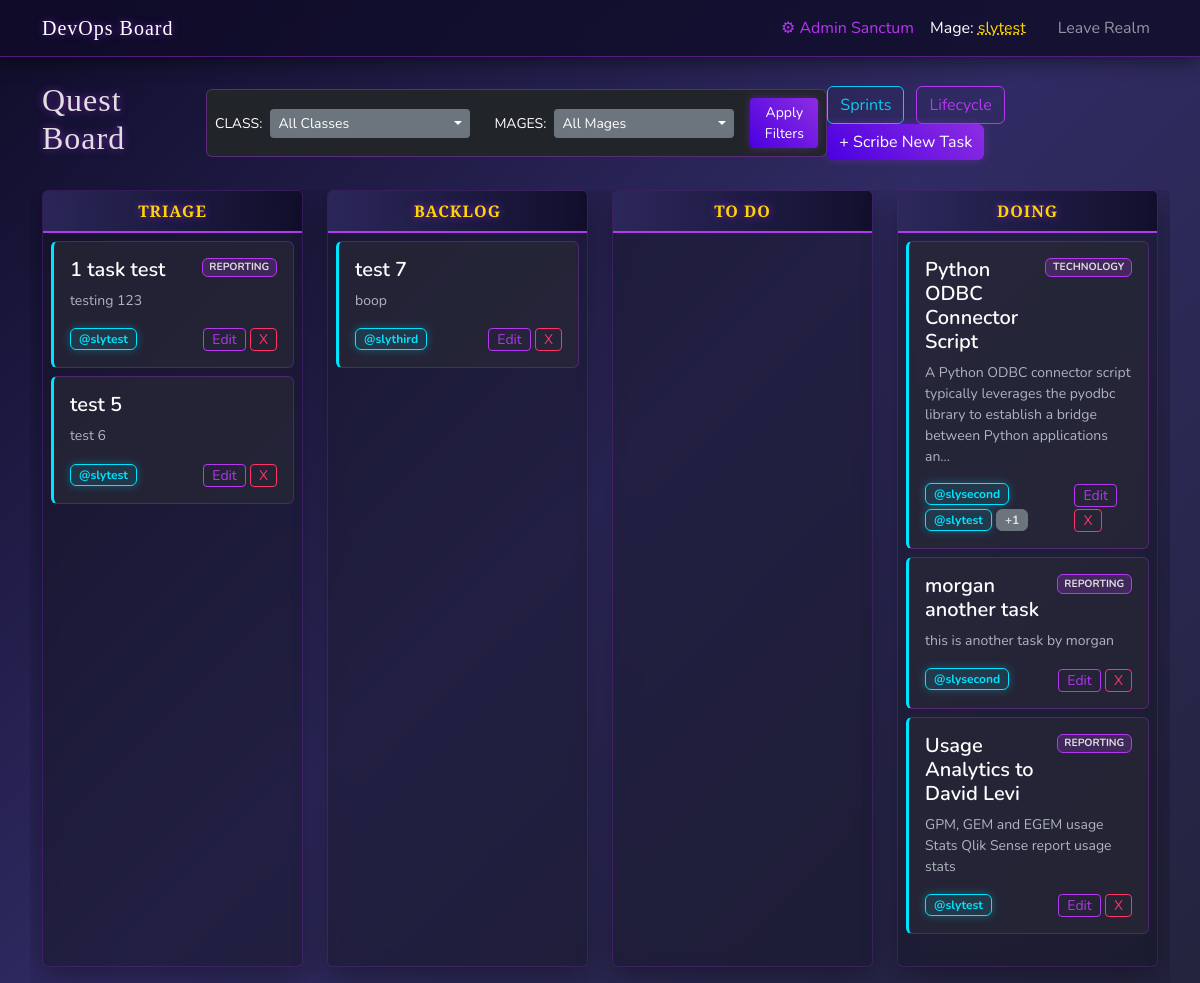
Screenshot of / (signed in) with the database file from the repository.
### app.py (models this page shows)
class User(UserMixin, db.Model):
    id = db.Column(db.Integer, primary_key=True)
    username = db.Column(db.String(150), unique=True, nullable=False)
    password_hash = db.Column(db.String(150), nullable=False)
    is_admin = db.Column(db.Boolean, default=False)
    tasks = db.relationship('Task', backref='author', lazy=True)

class Task(db.Model):
    id = db.Column(db.Integer, primary_key=True)
    title = db.Column(db.String(200), nullable=False)
    description = db.Column(db.Text, nullable=True)
    status = db.Column(db.String(50), nullable=False, default='TRIAGE')
    lifecycle_stage = db.Column(db.String(100), nullable=False, default='Discovery / Consult') # <-- NEW
    user_id = db.Column(db.Integer, db.ForeignKey('user.id'), nullable=False) # Original creator
    work_class_id = db.Column(db.Integer, db.ForeignKey('work_class.id'), nullable=True)
    assignments = db.relationship('TaskAssignment', backref='task', lazy=True, cascade="all, delete-orphan")
    status_logs = db.relationship('TaskStatusLog', backref='task', lazy=True, cascade="all, delete-orphan")
    attachments = db.relationship('TaskAttachment', backref='task', lazy=True, cascade="all, delete-orphan")
    sprint_id = db.Column(db.Integer, db.ForeignKey('sprint.id'), nullable=True)

class WorkClass(db.Model):
    id = db.Column(db.Integer, primary_key=True)
    name = db.Column(db.String(100), unique=True, nullable=False)
    parent_id = db.Column(db.Integer, db.ForeignKey('work_class.id'), nullable=True)
    children = db.relationship('WorkClass', backref=db.backref('parent', remote_side=[id]), cascade="all, delete-orphan")
    tasks = db.relationship('Task', backref='work_class', lazy=True)
    @property
    def full_path(self):
        if self.parent:
            return f"{self.parent.full_path} > {self.name.title()}"
        return self.name.title()
    @property
    def display_path(self):
        path = self.full_path
        if len(path) > 25 and self.parent:
            return f"... > {self.name.title()}"
        return path

class TaskAssignment(db.Model):
    id = db.Column(db.Integer, primary_key=True)
    task_id = db.Column(db.Integer, db.ForeignKey('task.id'), nullable=False)
    user_id = db.Column(db.Integer, db.ForeignKey('user.id'), nullable=False)
    assigned_at = db.Column(db.DateTime, default=datetime.utcnow)
    unassigned_at = db.Column(db.DateTime, nullable=True)
    is_active = db.Column(db.Boolean, default=True)
    user = db.relationship('User')

### app.py (the view, shortened to what this page needs)
@app.route('/')
@login_required
def index():
    work_classes = WorkClass.query.all()
    all_users = User.query.all()
    unclassified_count = Task.query.filter_by(work_class_id=None).count()
    filter_class_ids = request.args.getlist('class_id')
    filter_user_ids = request.args.getlist('user_id')
    query = Task.query
    tasks = query.all()
    return render_template(
        'index.html',
        tasks=tasks,
        statuses=ALLOWED_STATUSES,
        work_classes=work_classes,
        all_users=all_users,
        current_class_filters=filter_class_ids,
        current_user_filters=filter_user_ids,
        unclassified_count=unclassified_count # Pass the health metric to the UI
    )

### app.py (called while the page is built)
@app.context_processor
def inject_csrf_token():
    return dict(csrf_token=generate_csrf, get_file_type_info=get_file_type_info)

@login_manager.user_loader
def load_user(user_id):
    return User.query.get(int(user_id))

### templates/index.html (shortened to what this page needs)
{% extends 'base.html' %}
{% block content %}
<div class="d-flex justify-content-between align-items-center mb-4">
    <h2>Quest Board</h2>
    <form class="d-flex align-items-center bg-dark p-2 rounded" style="border: 1px solid rgba(181, 55, 242, 0.4); z-index: 1050; position: relative;" method="GET" action="{{ url_for('index') }}">
        <div class="me-4 d-flex align-items-center">
            <label class="me-2 text-white small text-uppercase">Class:</label>
            <div class="dropdown">
                <button class="btn btn-sm btn-secondary dropdown-toggle border-0 d-flex justify-content-between align-items-center" type="button" data-bs-toggle="dropdown" data-bs-auto-close="outside" style="width: 200px;">
                    <span>
                        {% if current_class_filters and 'all' not in current_class_filters %}
                            {{ current_class_filters|length }} Selected
                        {% else %}
                            All Classes
                        {% endif %}
                    </span>
                </button>
            </div>
        </div>
        <div class="me-2 d-flex align-items-center">
            <label class="me-2 text-white small text-uppercase">Mages:</label>
            <div class="dropdown">
                <button class="btn btn-sm btn-secondary dropdown-toggle border-0 d-flex justify-content-between align-items-center" type="button" data-bs-toggle="dropdown" data-bs-auto-close="outside" style="width: 180px;">
                    <span>
                        {% if current_user_filters and 'all' not in current_user_filters %}
                            {{ current_user_filters|length }} Selected
                        {% else %}
                            All Mages
                        {% endif %}
                    </span>
                </button>
            </div>
        </div>
        <button type="submit" class="btn btn-sm btn-primary btn-fantasy ms-2">Apply Filters</button>
    </form>
    <div>
        <a href="{{ url_for('sprint_board') }}" class="btn btn-outline-info me-2">Sprints</a>
        <a href="{{ url_for('lifecycle_board') }}" class="btn btn-outline-secondary me-2">Lifecycle</a>
        <a href="{{ url_for('add_task') }}" class="btn btn-primary btn-fantasy">+ Scribe New Task</a>
    </div>
</div>
<div class="row flex-nowrap overflow-auto pb-3" style="min-height: 70vh;">
    {% for status in statuses %}
    <div class="col-md-3 min-vw-25">
        <div class="card fantasy-board-card mb-4 h-100">
            <div class="card-header fantasy-header text-center">
                {{ status }}
            </div>
            <div class="card-body p-2 d-flex flex-column gap-2 status-column" data-status="{{ status }}">
                {% for task in tasks if task.status == status %}
                    {% include 'partials/_task_card.html' %}
                {% endfor %}
            </div>
        </div>
    </div>
    {% endfor %}
</div>
{% endblock %}

### templates/base.html (shortened to what this page needs)
<!DOCTYPE html>
<html>
<head>
    <link href="https://cdn.jsdelivr.net/npm/bootstrap@5.3.0/dist/css/bootstrap.min.css" rel="stylesheet">
    <link rel="stylesheet" href="{{ url_for('static', filename='style.css') }}">
</head>
<body class="bg-light">
    <nav class="navbar navbar-expand-lg navbar-dark bg-dark">
        <div class="container">
            <a class="navbar-brand" href="{{ url_for('index') }}">DevOps Board</a>
            <div class="navbar-nav ms-auto">
                {% if current_user.is_authenticated %}
                    {% if current_user.is_admin %}
                        <a class="nav-item nav-link" href="{{ url_for('admin_classes') }}" style="color: #b537f2;">&#9881; Admin Sanctum</a>
                    {% endif %}
                    <a class="nav-item nav-link text-white me-3" href="{{ url_for('profile') }}" style="transition: all 0.2s ease;">Mage: <span style="color:#ffd700; text-decoration: underline dotted;">{{ current_user.username }}</span></a>
                    <a class="nav-item nav-link" href="{{ url_for('logout') }}">Leave Realm</a>
                {% else %}
                    <a class="nav-item nav-link" href="{{ url_for('login') }}">Enter Realm</a>
                    <a class="nav-item nav-link" href="{{ url_for('register') }}">Join Guild</a>
                {% endif %}
            </div>
        </div>
    </nav>
    <div class="container mt-4">
        {% block content %}{% endblock %}
    </div>
</body>
</html>

### templates/partials/_task_card.html (shortened to what this page needs)
<div class="card fantasy-task-card" draggable="true" data-task-id="{{ task.id }}">
                    <div class="card-body p-3">
                        <div class="d-flex justify-content-between align-items-start mb-2">
                            <h5 class="card-title m-0" style="font-weight: 600; color: #fff;">{{ task.title }}</h5>
                            {% if task.work_class %}
                                <span class="badge" style="background: rgba(181, 55, 242, 0.2); border: 1px solid #b537f2; color: #e0e0e0; font-size: 0.65em;">{{ task.work_class.name | upper }}</span>
                            {% endif %}
                        </div>
                        <p class="card-text small text-muted mb-3" title="{{ task.description }}">
                            {{ task.description | truncate(125, True, '...') }}
                        </p>
                        <div class="d-flex justify-content-between align-items-center mt-auto">
                            <div class="d-flex flex-wrap gap-1">
                                {% set active_mages = task.assignments | selectattr('is_active', 'equalto', True) | list %}
                                {% for assignment in active_mages[:2] %}
                                    <span class="badge badge-fantasy px-2 py-1">@{{ assignment.user.username }}</span>
                                {% endfor %}
                                {% if active_mages | length > 2 %}
                                    <span class="badge bg-secondary px-2 py-1 border border-secondary" style="color: #e0e0e0;" title="And {{ active_mages|length - 2 }} more">
                                        +{{ active_mages|length - 2 }}
                                    </span>
                                {% elif active_mages | length == 0 %}
                                    <span class="badge bg-secondary px-2 py-1" style="opacity: 0.5;">Unassigned</span>
                                {% endif %}
                            </div>
                            <div>
                                <a href="{{ url_for('edit_task', task_id=task.id) }}" class="btn btn-sm btn-outline-secondary py-0">Edit</a>
                                <form action="{{ url_for('delete_task', task_id=task.id) }}" method="POST" class="d-inline">
                                    <button type="submit" class="btn btn-sm btn-outline-danger py-0" onclick="return confirm('Cast this task into the void?')">X</button>
                                </form>
                            </div>
                        </div>
                    </div>
                </div>

### static/style.css (style rules this page uses)
body { background: linear-gradient(135deg, #0f0c29, #302b63, #24243e); color: #e0e0e0; font-family: 'Nunito', sans-serif; min-height: 100vh; background-attachment: fixed; }
h1, h2, h3, h4, .navbar-brand, .card-header { font-family: 'Cinzel', serif; text-shadow: 0 0 8px rgba(181, 55, 242, 0.6); letter-spacing: 1px; }
.navbar-dark { background: rgba(15, 12, 41, 0.8) !important; backdrop-filter: blur(10px); border-bottom: 1px solid rgba(181, 55, 242, 0.4); box-shadow: 0 4px 20px rgba(0, 0, 0, 0.5); }
.fantasy-board-card { background: rgba(20, 20, 35, 0.5) !important; backdrop-filter: blur(8px); border: 1px solid rgba(181, 55, 242, 0.2) !important; box-shadow: 0 8px 32px 0 rgba(0, 0, 0, 0.4); }
.fantasy-header { background: linear-gradient(90deg, rgba(48,43,99,0.8) 0%, rgba(15,12,41,0.8) 100%) !important; border-bottom: 2px solid #b537f2 !important; color: #ffd700 !important; text-transform: uppercase; font-weight: 700; }
.fantasy-task-card { background: rgba(40, 40, 55, 0.7) !important; border-left: 3px solid #00e5ff !important; border-top: 1px solid rgba(255,255,255,0.05); border-right: 1px solid rgba(255,255,255,0.05); border-bottom: 1px solid rgba(255,255,255,0.05); transition: all 0.3s ease; color: #f8f9fa; }
.btn-primary, .btn-fantasy { background: linear-gradient(45deg, #4a00e0, #8e2de2); color: white; border: none; box-shadow: 0 0 10px rgba(142, 45, 226, 0.4); transition: all 0.3s ease; }
.btn-outline-secondary { color: #b537f2; border-color: #b537f2; }
.btn-outline-danger { color: #ff3366; border-color: #ff3366; }
.badge-fantasy { background-color: rgba(0, 229, 255, 0.1) !important; border: 1px solid #00e5ff; color: #00e5ff !important; box-shadow: 0 0 8px rgba(0, 229, 255, 0.3); }
.form-control, .form-select, .card { background-color: rgba(20, 20, 35, 0.6); border: 1px solid rgba(181, 55, 242, 0.3); color: #e0e0e0; }
.text-muted { color: #adb5bd !important; }
.status-column { min-height: 100px; transition: background-color 0.2s ease; border-radius: 5px; }
.fantasy-task-card { cursor: grab; }

### rows the page displays
User: username "slytest"
Task: title "1 task test", work_class.name "REPORTING", description "testing 123"
TaskAssignment: user.username "slytest"
Task: title "test 5", description "test 6"
TaskAssignment: user.username "slytest"
Task: title "test 7", description "boop"
TaskAssignment: user.username "slythird"
Task: title "Python ODBC Connector Script", work_class.name "TECHNOLOGY", description "A Python ODBC connector script typically leverages the pyodbc library to establish a bridge between Python applications an...", active_mages "1"
TaskAssignment: user.username "slysecond"
TaskAssignment: user.username "slytest"
Task: title "morgan another task", work_class.name "REPORTING", description "this is another task by morgan"
TaskAssignment: user.username "slysecond"
Task: title "Usage Analytics to David Levi", work_class.name "REPORTING", description "GPM, GEM and EGEM usage Stats Qlik Sense report usage stats"
TaskAssignment: user.username "slytest"

### other values shown
{{ status }} "TRIAGE" "BACKLOG" "TO DO" "DOING"
